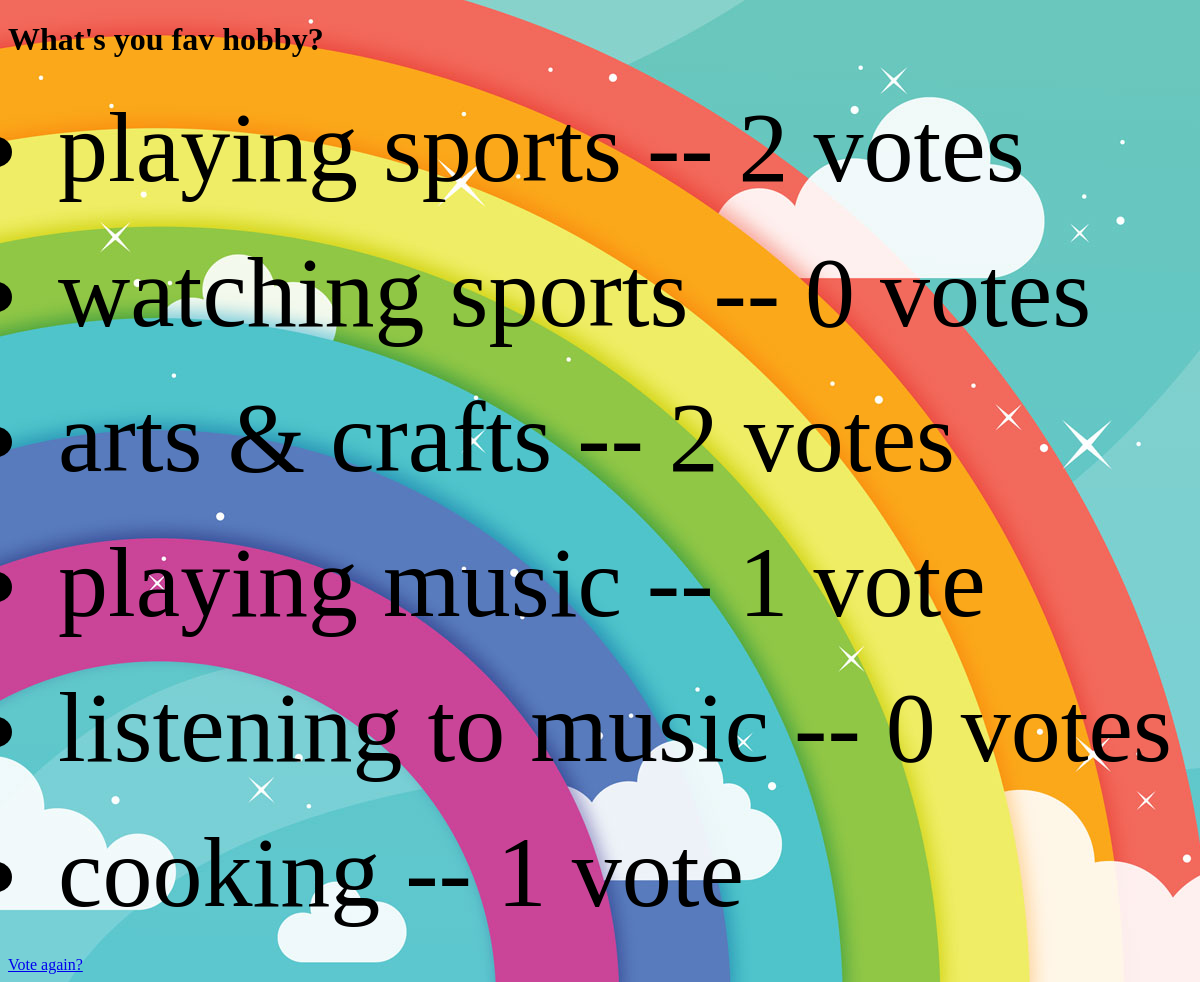
/polls/11/results/, run on the app's committed database.
### polls/models.py (models this page shows, shortened)
class Question(models.Model):
  question_text = models.CharField(max_length=200)
  pub_date = models.DateTimeField('date published')
  def was_published_recently(self):
    now = timezone.now()
    return now - datetime.timedelta(days=1) <= self.pub_date <= now
  was_published_recently.admin_order_field = 'pub_date'
  was_published_recently.boolean = True
  was_published_recently.hort_description = 'Published Recently?'

class Choice(models.Model):
  question = models.ForeignKey(Question, on_delete=models.CASCADE)
  choice_text = models.CharField(max_length = 200)
  votes = models.IntegerField(default=0)

### polls/views.py (the view)
# urls.py: path('<int:pk>/results/', views.ResultsView.as_view(), name = 'results'),
class ResultsView(generic.DetailView):
  model = Question
  template_name = 'polls/results.html'

### polls/templates/polls/results.html (shortened to what this page needs)
<!DOCTYPE html>
<html>
  <head>
    {% load static %}
    <link rel="stylesheet" type="text/css" href="{% static 'polls/style.css' %}">
  </head>
  <body>
    <h1>{{ question.question_text }}</h1>
    <ul>
        {% for choice in question.choice_set.all %}
          <li>{{choice.choice_text}} -- {{ choice.votes }} vote{{ choice.votes|pluralize }}</li>
        {% endfor %}
    </ul>
    <a href="{% url 'polls:detail' question.id %}">Vote again?</a>
  </body>
</html>

### polls/static/polls/style.css (style rules this page uses)
li { padding: 10px; margin: 10px 0; font-size: 100px; }
body { background: white url("images/background.jpg") no-repeat; }

### data on the page
Question: question_text "What's you fav hobby?"
Choice: choice_text "playing sports", votes "2"
Choice: choice_text "watching sports", votes "0"
Choice: choice_text "arts & crafts", votes "2"
Choice: choice_text "playing music", votes "1"
Choice: choice_text "listening to music", votes "0"
Choice: choice_text "cooking", votes "1"
